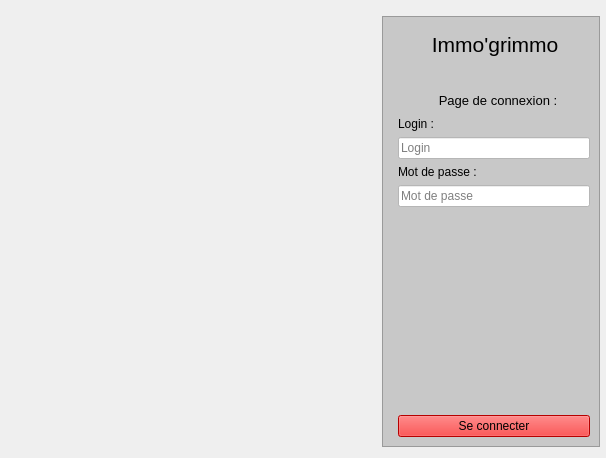
<?xml version="1.0" encoding="UTF-8"?>
<ui version="4.0">
 <class>MainWindow</class>
 <widget class="QMainWindow" name="MainWindow">
  <property name="geometry">
   <rect>
    <x>0</x>
    <y>0</y>
    <width>606</width>
    <height>458</height>
   </rect>
  </property>
  <property name="minimumSize">
   <size>
    <width>606</width>
    <height>458</height>
   </size>
  </property>
  <property name="windowTitle">
   <string>MainWindow</string>
  </property>
  <widget class="QWidget" name="centralwidget">
   <widget class="QFrame" name="Login">
    <property name="geometry">
     <rect>
      <x>382</x>
      <y>16</y>
      <width>218</width>
      <height>431</height>
     </rect>
    </property>
    <property name="styleSheet">
     <string notr="true">background-color: rgb(200, 200, 200);</string>
    </property>
    <property name="frameShape">
     <enum>QFrame::StyledPanel</enum>
    </property>
    <property name="frameShadow">
     <enum>QFrame::Raised</enum>
    </property>
    <layout class="QFormLayout" name="formLayout">
     <item row="0" column="1">
      <widget class="QLabel" name="label">
       <property name="sizePolicy">
        <sizepolicy hsizetype="Fixed" vsizetype="Fixed">
         <horstretch>0</horstretch>
         <verstretch>0</verstretch>
        </sizepolicy>
       </property>
       <property name="minimumSize">
        <size>
         <width>200</width>
         <height>37</height>
        </size>
       </property>
       <property name="maximumSize">
        <size>
         <width>200</width>
         <height>37</height>
        </size>
       </property>
       <property name="font">
        <font>
         <pointsize>16</pointsize>
        </font>
       </property>
       <property name="text">
        <string>Immo'grimmo </string>
       </property>
       <property name="alignment">
        <set>Qt::AlignCenter</set>
       </property>
      </widget>
     </item>
     <item row="1" column="1">
      <widget class="QLabel" name="label_2">
       <property name="text">
        <string/>
       </property>
       <property name="pixmap">
        <pixmap resource="resources.qrc">:/images/00241_Real_Estate_logo_happy_house-04.webp</pixmap>
       </property>
       <property name="scaledContents">
        <bool>false</bool>
       </property>
       <property name="alignment">
        <set>Qt::AlignCenter</set>
       </property>
      </widget>
     </item>
     <item row="2" column="1">
      <widget class="QLabel" name="Pagedeconnexion">
       <property name="enabled">
        <bool>true</bool>
       </property>
       <property name="sizePolicy">
        <sizepolicy hsizetype="Fixed" vsizetype="Fixed">
         <horstretch>0</horstretch>
         <verstretch>0</verstretch>
        </sizepolicy>
       </property>
       <property name="minimumSize">
        <size>
         <width>200</width>
         <height>22</height>
        </size>
       </property>
       <property name="maximumSize">
        <size>
         <width>200</width>
         <height>22</height>
        </size>
       </property>
       <property name="font">
        <font>
         <pointsize>10</pointsize>
        </font>
       </property>
       <property name="text">
        <string>Page de connexion :</string>
       </property>
       <property name="alignment">
        <set>Qt::AlignCenter</set>
       </property>
      </widget>
     </item>
     <item row="3" column="1">
      <widget class="QLabel" name="Login_2">
       <property name="text">
        <string>Login :</string>
       </property>
      </widget>
     </item>
     <item row="4" column="1">
      <widget class="QLineEdit" name="username">
       <property name="styleSheet">
        <string notr="true">background-color: rgb(255, 255, 255);
border-color: rgb(255, 255, 255);</string>
       </property>
       <property name="placeholderText">
        <string>Login</string>
       </property>
      </widget>
     </item>
     <item row="5" column="1">
      <widget class="QLabel" name="Motdepasse">
       <property name="text">
        <string>Mot de passe :</string>
       </property>
      </widget>
     </item>
     <item row="6" column="1">
      <widget class="QLineEdit" name="password">
       <property name="styleSheet">
        <string notr="true">background-color: rgb(255, 255, 255);
border-color: rgb(255, 255, 255);</string>
       </property>
       <property name="placeholderText">
        <string>Mot de passe</string>
       </property>
      </widget>
     </item>
     <item row="8" column="1">
      <widget class="QPushButton" name="connect_btn">
       <property name="autoFillBackground">
        <bool>false</bool>
       </property>
       <property name="styleSheet">
        <string notr="true">background-color: rgb(255, 0, 0);</string>
       </property>
       <property name="text">
        <string>Se connecter</string>
       </property>
       <property name="iconSize">
        <size>
         <width>12</width>
         <height>26</height>
        </size>
       </property>
      </widget>
     </item>
     <item row="7" column="1">
      <spacer name="verticalSpacer">
       <property name="orientation">
        <enum>Qt::Vertical</enum>
       </property>
       <property name="sizeHint" stdset="0">
        <size>
         <width>20</width>
         <height>40</height>
        </size>
       </property>
      </spacer>
     </item>
    </layout>
   </widget>
   <widget class="QLabel" name="label_3">
    <property name="geometry">
     <rect>
      <x>6</x>
      <y>6</y>
      <width>630</width>
      <height>451</height>
     </rect>
    </property>
    <property name="text">
     <string/>
    </property>
    <property name="pixmap">
     <pixmap resource="resources.qrc">:/images/360_F_497086551_84R2mKshcWk3zlXlX3wEus3efxcXzNt9.webp</pixmap>
    </property>
    <property name="scaledContents">
     <bool>true</bool>
    </property>
   </widget>
   <zorder>label_3</zorder>
   <zorder>Login</zorder>
  </widget>
 </widget>
 <resources>
  <include location="resources.qrc"/>
 </resources>
 <connections/>
</ui>
